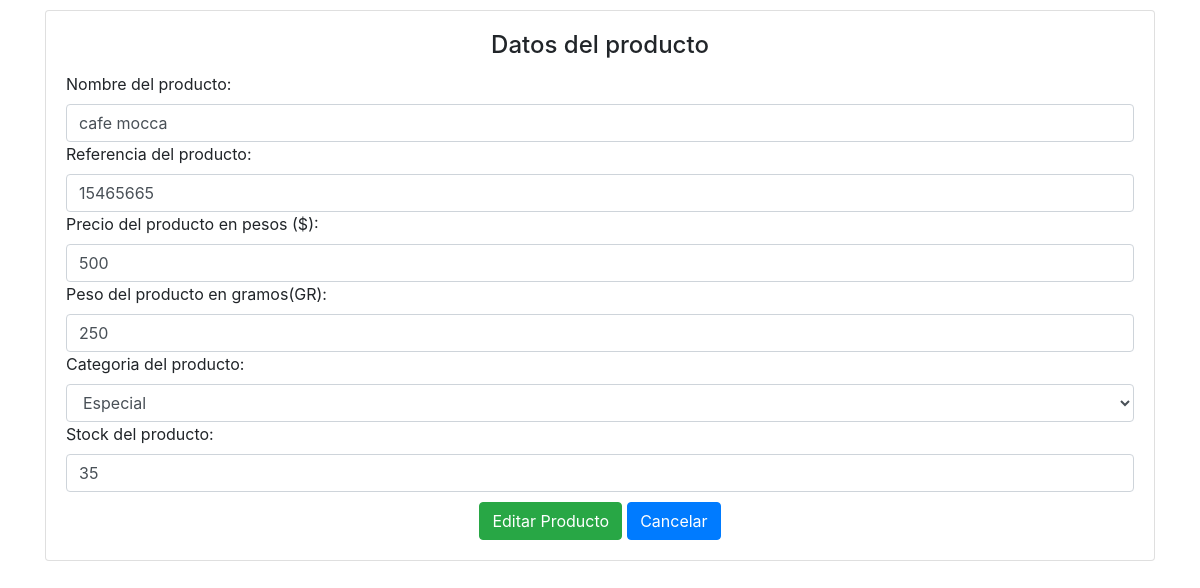
The app's page /bd/editar.php?id=1 with its own data.
### tables this page shows
CREATE TABLE `productos` (
  `id` int(11) NOT NULL,
  `nombre_producto` varchar(100) NOT NULL,
  `referencia` int(20) NOT NULL,
  `precio` int(20) NOT NULL,
  `peso` int(20) NOT NULL,
  `categoria` int(11) NOT NULL,
  `stock` int(20) NOT NULL,
  `fecha_creacion` date NOT NULL
);

### bd/editar.php (the view, shortened to what this page needs)
<?php
    $con = conectar();
    $id = $_GET['id'];
    $sql = "SELECT * FROM productos WHERE id = '$id' ";
    $query = mysqli_query($con, $sql);
    $row = mysqli_fetch_array($query);
    $sqlcategoria = "SELECT * FROM categoria";
    $querycategoria = mysqli_query($con, $sqlcategoria);
?>
<!DOCTYPE html>
<html lang="en">
<head>
    <link rel="stylesheet" href="https://maxcdn.bootstrapcdn.com/bootstrap/4.3.1/css/bootstrap.min.css">
    <link rel="stylesheet" href="../style/style.css">
</head>
    <body>
        <div class="container">
            <div class="row">
                <div class="col-12">
                    <div class="card">
                        <div class="card-body">
                            <h4 class="card-title" style="text-align:center;"> Datos del producto </h4>
                            <form action="update.php" method="post">
                                <label for="name">Nombre del producto:</label>
                                <input class="form-control" type="text" name="name" id="name" value="<?php echo $row['nombre_producto'] ?>" placeholder="Nombre del producto">
                                <label for="reference">Referencia del producto:</label>
                                <input class="form-control" type="number" name="reference" id="reference" value="<?php echo $row['referencia'] ?>" placeholder="Referencia del producto">
                                <label for="price">Precio del producto en pesos ($):</label>
                                <input class="form-control" type="number" name="price" id="price" value="<?php echo $row['precio'] ?>" placeholder="Precio del producto">
                                <label for="weight">Peso del producto en gramos(GR):</label>
                                <input class="form-control" type="number" name="weight" id="weight" value="<?php echo $row['peso'] ?>" placeholder="Peso del producto">
                                <label for="category">Categoria del producto:</label>
                                <select class="form-control" name="category" id="category">
                                    <?php
                                    while ($rowcategoria = mysqli_fetch_array($querycategoria)) {
                                        if($row['categoria'] == $rowcategoria['id']){
                                            ?>
                                            <option selected value="<?php echo $rowcategoria['id']; ?>"><?php echo utf8_encode($rowcategoria['nombre_categoria']); ?></option>
                                            <?php
                                        }else{
                                            ?>
                                                <option value="<?php echo $rowcategoria['id']; ?>"><?php echo utf8_encode($rowcategoria['nombre_categoria']); ?></option>
                                            <?php
                                        }
                                    } ?>
                                </select>
                                <label for="stock">Stock del producto:</label>
                                <input class="form-control" type="number" name="stock" id="stock" value="<?php echo $row['stock'] ?>" placeholder="Stock del producto">
                                <div class="enviar">
                                    <input type="submit" value="Editar Producto" id="enviar" class="btn btn-success">
                                    <a class="btn btn-primary" style="margin-left:5px;" href="../index.php" role="button"> Cancelar </a>
                                </div>
                            </form>
                        </div>
                    </div>
                </div>
            </div>
        </div>
    </body>
</html>

### style/style.css (style rules this page uses)
.enviar { margin-top: 10px; display: flex; align-items: center; justify-content: center; }
.container { margin-top: 10px; }

### records on screen
productos: name "cafe mocca", reference "15465665", price "500", weight "250", stock "35"

### other values on screen
form field category "Especial"
